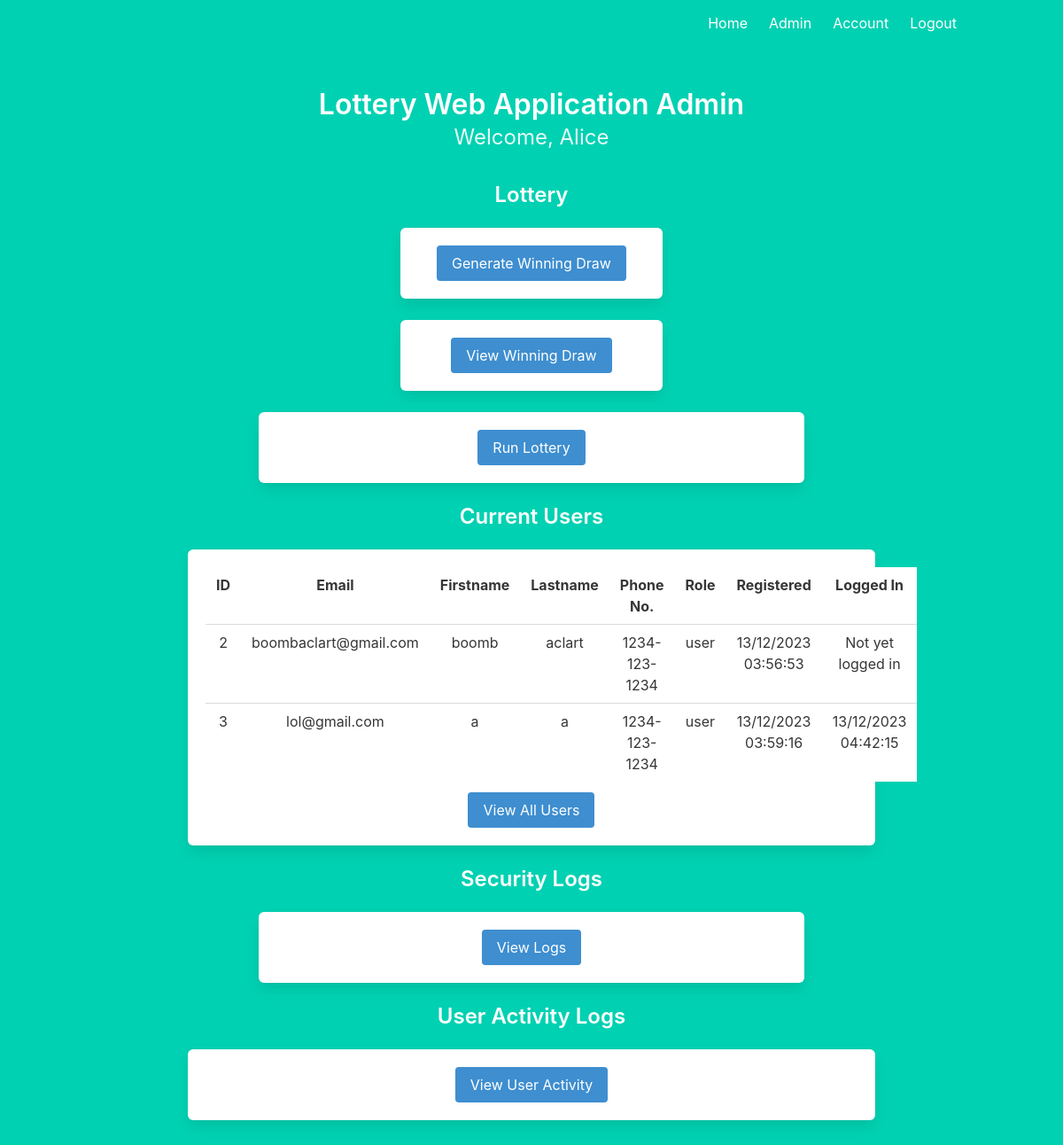
Page /view_all_users (signed in) on the earlier database version.
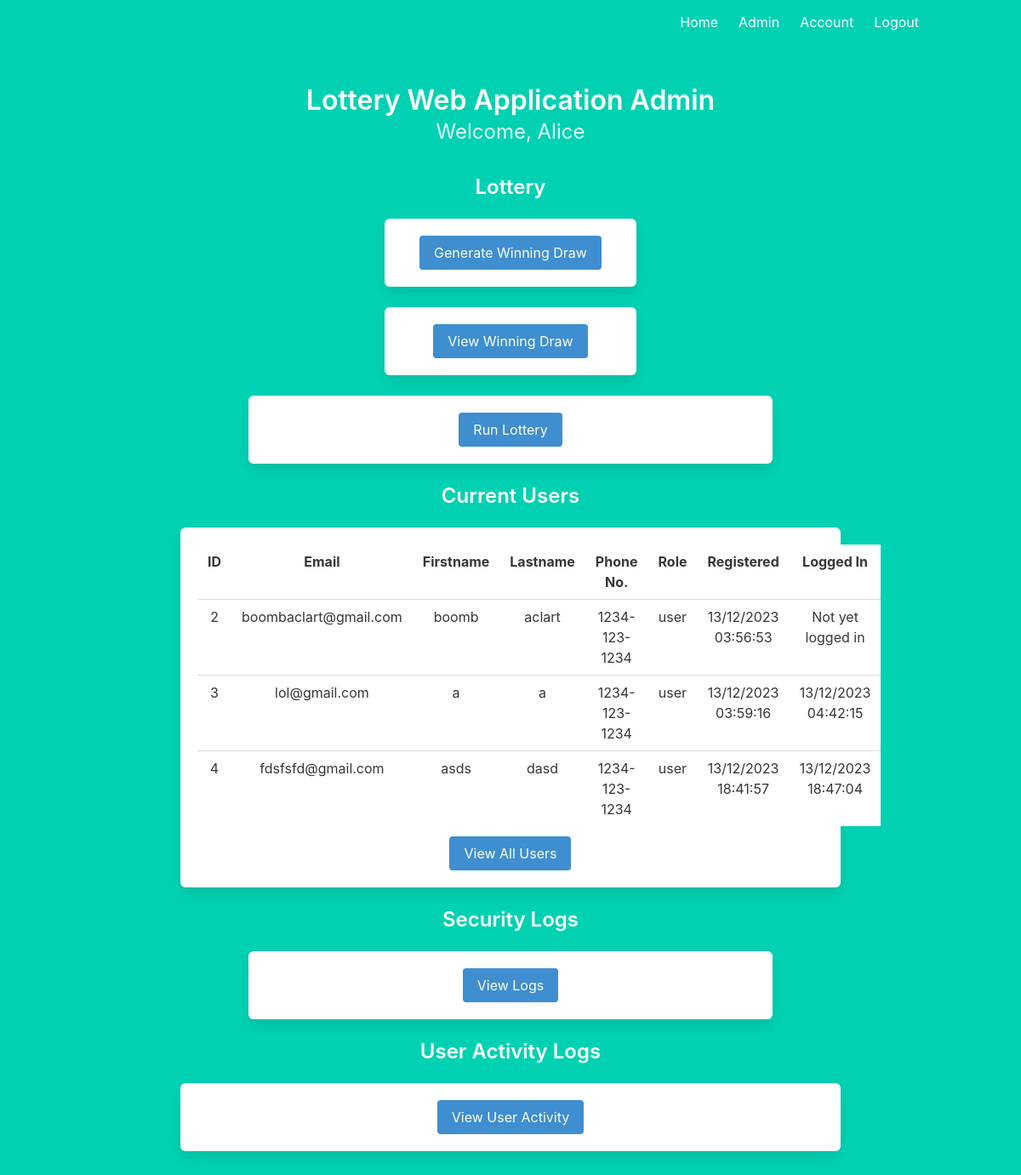
Same page on the later database version.
### models.py (models this page shows, shortened)
class User(db.Model, UserMixin):
    __tablename__ = 'users'
    id = db.Column(db.Integer, primary_key=True)
    email = db.Column(db.String(100), nullable=False, unique=True)
    password = db.Column(db.String(100), nullable=False)
    firstname = db.Column(db.String(100), nullable=False)
    lastname = db.Column(db.String(100), nullable=False)
    phone = db.Column(db.String(100), nullable=False)
    role = db.Column(db.String(100), nullable=False, default='user')
    pin_key = db.Column(db.String(32), nullable=False, default=pyotp.random_base32())
    registered_on = db.Column(db.DateTime, nullable=False)
    current_login = db.Column(db.DateTime, nullable=True)
    last_login = db.Column(db.DateTime, nullable=True)
    post_key = db.Column(db.BLOB, nullable=False, default=Fernet.generate_key())
    draws = db.relationship('Draw')

### admin/views.py (the view)
@admin_blueprint.route('/view_all_users')
@requires_roles('admin')
def view_all_users():
    current_users = User.query.filter_by(role='user').all()
    return render_template('admin/admin.html', name=current_user.firstname, current_users=current_users)

### app.py (called while the page is built)
@login_manager.user_loader
def load_user(id):
    return User.query.get(int(id))

### users/views.py (called while the page is built)
def requires_roles(*roles):
    def wrapper(f):
        @wraps(f)
        def wrapped(*args, **kwargs):
            if current_user.role not in roles:
                return render_template('403.html')
            return f(*args, **kwargs)
        return wrapped
    return wrapper

### templates/admin/admin.html (shortened to what this page needs)
{% extends "base.html" %}
{% block content %}
<h3 class="title is-3">Lottery Web Application Admin</h3>
<h4 class="subtitle is-4">
    Welcome, {{ name }}
</h4>
<div class="column is-4 is-offset-4">
    <h4 class="title is-4">Lottery</h4>
    <div class="box">
        <form action="/generate_winning_draw">
            <div>
                <button class="button is-info is-centered">Generate Winning Draw</button>
            </div>
        </form>
    </div>
</div>
<div class="column is-4 is-offset-4">
    <div class="box">
        <form action="/view_winning_draw">
            <div>
                <button class="button is-info is-centered">View Winning Draw</button>
            </div>
        </form>
    </div>
</div>
<div class="column is-8 is-offset-2">
    <div class="box">
        <form action="/run_lottery">
            <div>
                <button class="button is-info is-centered">Run Lottery</button>
            </div>
        </form>
    </div>
</div>
<div class="column is-10 is-offset-1">
    <h4 class="title is-4">Current Users</h4>
    <div class="box">
        {% if current_users %}
            <div class="field">
                <table class="table">
                    <tr>
                        <th>ID</th>
                        <th>Email</th>
                        <th>Firstname</th>
                        <th>Lastname</th>
                        <th>Phone No.</th>
                        <th>Role</th>
                        <th>Registered</th>
                        <th>Logged In</th>
                    </tr>
                    {% for user in current_users %}
                        <tr>
                            <td>{{ user.id }}</td>
                            <td>{{ user.email }}</td>
                            <td>{{ user.firstname }}</td>
                            <td>{{ user.lastname }}</td>
                            <td>{{ user.phone }}</td>
                            <td>{{ user.role }}</td>
                                <td>{{ user.registered_on.strftime('%d/%m/%Y %H:%M:%S') }}</td>
                                {% if user.current_login %}
                                    <td>{{ user.current_login.strftime('%d/%m/%Y %H:%M:%S') }}</td>
                                {% else %}
                                    <td>Not yet logged in</td>
                                {% endif %}
                        </tr>
                    {% endfor %}
                </table>
            </div>
        {% endif %}
        <form action="/view_all_users">
            <div>
                <button class="button is-info is-centered">View All Users</button>
            </div>
        </form>
    </div>
</div>
<div class="column is-8 is-offset-2" id="test">
    <h4 class="title is-4">Security Logs</h4>
    <div class="box">
        <form action="/logs">
            <div>
                <button class="button is-info is-centered">View Logs</button>
            </div>
        </form>
        </div>
    </div>
<div class="column is-10 is-offset-1">
    <h4 class="title is-4">User Activity Logs</h4>
    <div class="box">
        <form action="/view_user_activity">
            <div>
                <button class="button is-info is-centered">View User Activity</button>
            </div>
        </form>
    </div>
</div>
{% endblock %}

### templates/base.html (shortened to what this page needs)
<!DOCTYPE html>
<html>
<head>
    <link rel="stylesheet" href="https://cdnjs.cloudflare.com/ajax/libs/bulma/0.7.2/css/bulma.min.css" />
</head>
<body>
    <section class="hero is-primary is-fullheight">
        <div class="hero-head">
            <nav class="navbar">
                <div class="container">
                    <div id="navbarMenuHeroA" class="navbar-menu">
                       <div class="navbar-end">
                            <a href="{{ url_for('index') }}" class="navbar-item">
                               Home
                            </a>
                                {% if current_user.role == 'admin' %}
                            <a href="{{ url_for('admin.admin') }}" class="navbar-item">
                                Admin
                            </a>
                                    {% endif %}
                            <a href="{{ url_for('users.account') }}" class="navbar-item">
                                Account
                            </a>
                            {% if current_user.is_authenticated %}
                            <a href="{{ url_for('users.logout')}}" class="navbar-item">
                                Logout
                            </a>
                            {% endif %}
                       </div>
                    </div>
                </div>
            </nav>
        </div>
        <div class="hero-body">
            <div class="container has-text-centered">
               {% block content %}
               {% endblock %}
            </div>
        </div>
    </section>
</body>
</html>

### templates/base.html (style rules this page uses)
.table { margin-left: auto; margin-right: auto; }

Differences in the rows shown:
added User: id "4", email "fdsfsfd@gmail.com", firstname "asds", lastname "dasd", phone "1234-123-1234", role "user", registered_on "13/12/2023 18:41:57", current_login "13/12/2023 18:47:04"
